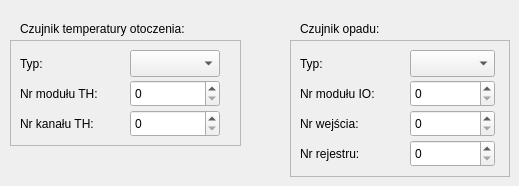
      <widget class="QWidget" name="tab_3">
       <attribute name="title">
        <string>Podstawowe pomiary pogody</string>
       </attribute>
       <widget class="QLabel" name="label_16">
        <property name="geometry">
         <rect>
          <x>20</x>
          <y>20</y>
          <width>220</width>
          <height>17</height>
         </rect>
        </property>
        <property name="text">
         <string>Czujnik temperatury otoczenia:</string>
        </property>
       </widget>
       <widget class="QLabel" name="label_18">
        <property name="geometry">
         <rect>
          <x>300</x>
          <y>20</y>
          <width>110</width>
          <height>17</height>
         </rect>
        </property>
        <property name="text">
         <string>Czujnik opadu:</string>
        </property>
       </widget>
       <widget class="QFrame" name="frame">
        <property name="geometry">
         <rect>
          <x>10</x>
          <y>40</y>
          <width>231</width>
          <height>106</height>
         </rect>
        </property>
        <property name="frameShape">
         <enum>QFrame::StyledPanel</enum>
        </property>
        <property name="frameShadow">
         <enum>QFrame::Raised</enum>
        </property>
        <widget class="QLabel" name="label_17">
         <property name="geometry">
          <rect>
           <x>10</x>
           <y>15</y>
           <width>40</width>
           <height>17</height>
          </rect>
         </property>
         <property name="text">
          <string>Typ:</string>
         </property>
        </widget>
        <widget class="QComboBox" name="generalTempSensorTypeCmb">
         <property name="geometry">
          <rect>
           <x>120</x>
           <y>10</y>
           <width>90</width>
           <height>27</height>
          </rect>
         </property>
        </widget>
        <widget class="QSpinBox" name="generalTempSensorAddr">
         <property name="geometry">
          <rect>
           <x>120</x>
           <y>40</y>
           <width>90</width>
           <height>27</height>
          </rect>
         </property>
         <property name="minimum">
          <number>0</number>
         </property>
         <property name="maximum">
          <number>255</number>
         </property>
        </widget>
        <widget class="QSpinBox" name="generalTempSensorRegNo">
         <property name="geometry">
          <rect>
           <x>120</x>
           <y>70</y>
           <width>90</width>
           <height>27</height>
          </rect>
         </property>
         <property name="minimum">
          <number>0</number>
         </property>
         <property name="maximum">
          <number>65536</number>
         </property>
        </widget>
        <widget class="QLabel" name="generalTempSensorAddrLbl">
         <property name="geometry">
          <rect>
           <x>10</x>
           <y>45</y>
           <width>110</width>
           <height>17</height>
          </rect>
         </property>
         <property name="text">
          <string>Nr modułu TH:</string>
         </property>
        </widget>
        <widget class="QLabel" name="generalTempSensorRegNoLbl">
         <property name="geometry">
          <rect>
           <x>10</x>
           <y>75</y>
           <width>110</width>
           <height>17</height>
          </rect>
         </property>
         <property name="text">
          <string>Nr kanału TH:</string>
         </property>
        </widget>
       </widget>
       <widget class="QFrame" name="frame_2">
        <property name="geometry">
         <rect>
          <x>290</x>
          <y>40</y>
          <width>220</width>
          <height>137</height>
         </rect>
        </property>
        <property name="frameShape">
         <enum>QFrame::StyledPanel</enum>
        </property>
        <property name="frameShadow">
         <enum>QFrame::Raised</enum>
        </property>
        <widget class="QLabel" name="label_19">
         <property name="geometry">
          <rect>
           <x>10</x>
           <y>15</y>
           <width>67</width>
           <height>17</height>
          </rect>
         </property>
         <property name="text">
          <string>Typ:</string>
         </property>
        </widget>
        <widget class="QComboBox" name="generalFallSensorTypeCmb">
         <property name="geometry">
          <rect>
           <x>120</x>
           <y>10</y>
           <width>85</width>
           <height>27</height>
          </rect>
         </property>
        </widget>
        <widget class="QLabel" name="generalFallSensorAddrLbl">
         <property name="geometry">
          <rect>
           <x>10</x>
           <y>45</y>
           <width>100</width>
           <height>17</height>
          </rect>
         </property>
         <property name="text">
          <string>Nr modułu IO:</string>
         </property>
        </widget>
        <widget class="QLabel" name="generalFallSensorBitNoLbl">
         <property name="geometry">
          <rect>
           <x>10</x>
           <y>75</y>
           <width>100</width>
           <height>17</height>
          </rect>
         </property>
         <property name="text">
          <string>Nr wejścia:</string>
         </property>
        </widget>
        <widget class="QSpinBox" name="generalFallSensorAddr">
         <property name="geometry">
          <rect>
           <x>120</x>
           <y>40</y>
           <width>85</width>
           <height>27</height>
          </rect>
         </property>
        </widget>
        <widget class="QSpinBox" name="generalFallSensorBitNo">
         <property name="geometry">
          <rect>
           <x>120</x>
           <y>70</y>
           <width>85</width>
           <height>27</height>
          </rect>
         </property>
        </widget>
        <widget class="QLabel" name="generalFallSensorRegNoLbl">
         <property name="geometry">
          <rect>
           <x>10</x>
           <y>105</y>
           <width>100</width>
           <height>17</height>
          </rect>
         </property>
         <property name="text">
          <string>Nr rejestru:</string>
         </property>
        </widget>
        <widget class="QSpinBox" name="generalFallSensorRegNo">
         <property name="geometry">
          <rect>
           <x>120</x>
           <y>100</y>
           <width>85</width>
           <height>27</height>
          </rect>
         </property>
        </widget>
       </widget>
      </widget>
